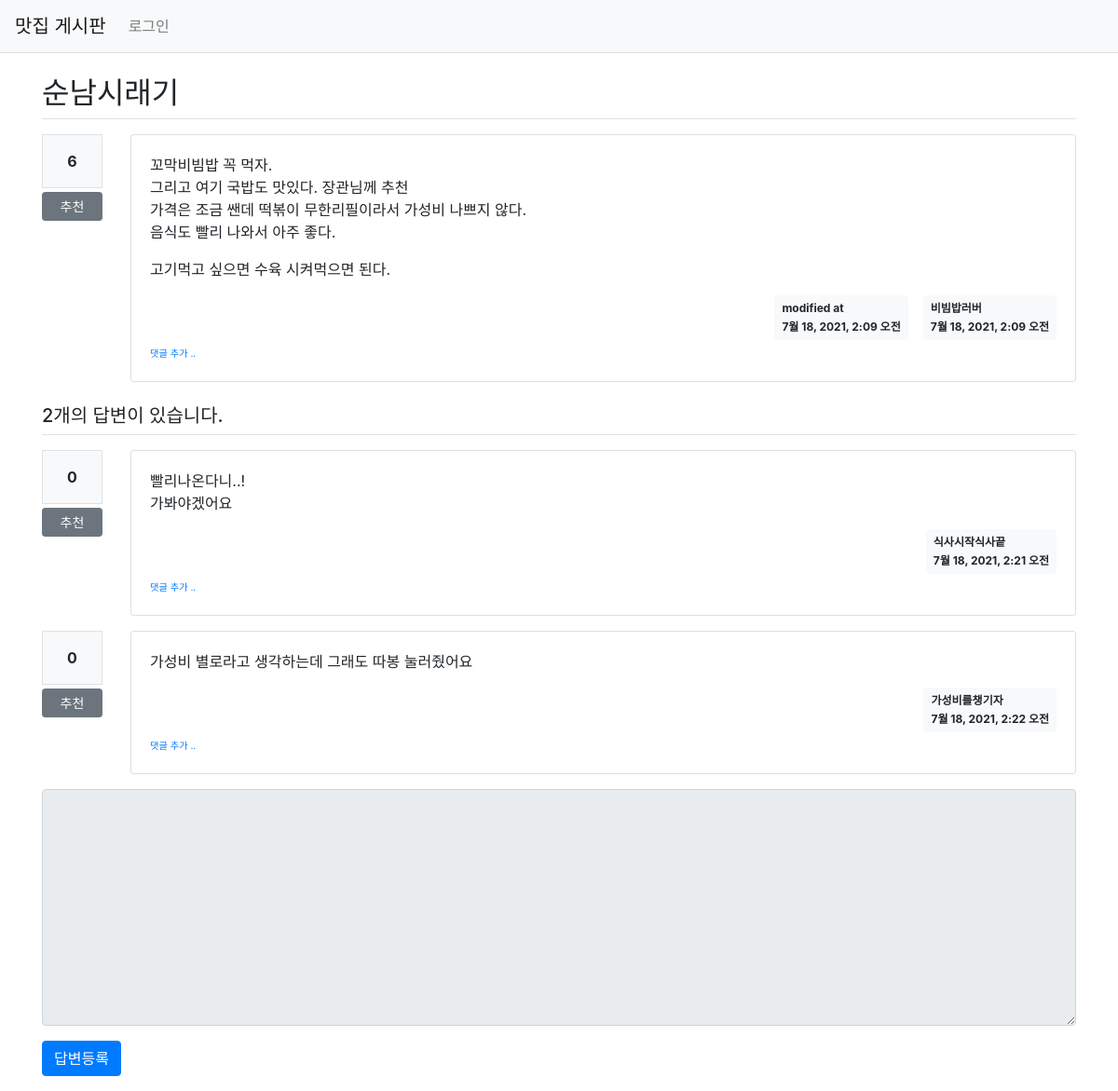
The page /pybo/22/ on the database its author committed.
### pybo/models.py (models this page shows, shortened)
class Question(models.Model):
    author = models.ForeignKey(User, on_delete=models.CASCADE, related_name='author_question')
    subject = models.CharField(max_length=200)
    content = models.TextField()
    create_date = models.DateTimeField()
    modify_date = models.DateTimeField(null=True, blank=True)
    voter = models.ManyToManyField(User, related_name='voter_question')

class Answer(models.Model):
    author = models.ForeignKey(User, on_delete=models.CASCADE, related_name='author_answer')
    question = models.ForeignKey(Question, on_delete=models.CASCADE)
    content = models.TextField()
    create_date = models.DateTimeField()
    modify_date = models.DateTimeField(null=True, blank=True)
    voter = models.ManyToManyField(User, related_name='voter_answer')

### pybo/views/base_views.py (the view)
# urls.py: path('<int:question_id>/', base_views.detail, name='detail'),
def detail(request, question_id):
    question = get_object_or_404(Question, pk=question_id)
    context = {'question': question}
    return render(request, 'pybo/question_detail.html', context)

### pybo/templatetags/pybo_filter.py (called while the page is built)
@register.filter()
def mark(value):
    extensions = ["nl2br", "fenced_code"]
    return mark_safe(markdown.markdown(value, extensions=extensions))

### templates/pybo/question_detail.html (shortened to what this page needs)
{% extends 'base.html' %}
{% load pybo_filter %}
{% block content %}
<div class="container my-3">
    <h2 class="border-bottom py-2">{{ question.subject }}</h2>
    <div class="row my-3">
        <div class="col-1">
            <div class="bg-light text-center p-3 border font-weight-bolder mb-1">{{question.voter.count}}</div>
            <a href="#" data-uri="{% url 'pybo:vote_question' question.id  %}"
               class="recommend btn btn-sm btn-secondary btn-block my-1">추천</a>
        </div>
        <div class="col-11">
            <div class="card">
                <div class="card-body">
                    <div class="card-text">{{ question.content|mark }}</div>
                    <div class="d-flex justify-content-end">
                        {% if question.modify_date %}
                        <div class="badge badge-light p-2 text-left mx-3">
                            <div class="mb-2">modified at</div>
                            <div>{{ question.modify_date }}</div>
                        </div>
                        {% endif %}
                        <div class="badge badge-light p-2 text-left">
                            <div class="mb-2">{{ question.author.username }}</div>
                            <div>{{ question.create_date }}</div>
                        </div>
                    </div>
                    <div>
                        <a href="{% url 'pybo:comment_create_question' question.id  %}"
                           class="small"><small>댓글 추가 ..</small></a>
                    </div>
                </div>
            </div>
        </div>
    </div>
    <h5 class="border-bottom my-3 py-2">{{question.answer_set.count}}개의 답변이 있습니다.</h5>
    {% for answer in question.answer_set.all %}
    <div class="row my-3">
        <div class="col-1">
            <div class="bg-light text-center p-3 border font-weight-bolder mb-1">{{answer.voter.count}}</div>
            <a href="#" data-uri="{% url 'pybo:vote_answer' answer.id  %}"
                class="recommend btn btn-sm btn-secondary btn-block my-1">추천</a>
        </div>
        <div class="col-11">
            <div class="card">
                <div class="card-body">
                    <div class="card-text">{{ answer.content|mark }}</div>
                    <div class="d-flex justify-content-end">
                        <div class="badge badge-light p-2 text-left">
                            <div class="mb-2">{{ answer.author.username }}</div>
                            <div>{{ answer.create_date }}</div>
                        </div>
                    </div>
                    <div>
                        <a href="{% url 'pybo:comment_create_answer' answer.id  %}"
                           class="small"><small>댓글 추가 ..</small></a>
                    </div>
                </div>
            </div>
        </div>
    </div>
    {% endfor %}
    <form action="{% url 'pybo:answer_create' question.id %}" method="post" class="my-3">
        <div class="form-group">
            <textarea {% if not user.is_authenticated %}disabled{% endif %}
              name="content" id="content" class="form-control" rows="10"></textarea>
        </div>
        <input type="submit" value="답변등록" class="btn btn-primary">
    </form>
</div>
{% endblock %}

### rows shown on the page
Question: subject "순남시래기", voter.count "6", content|mark "꼬막비빔밥 꼭 먹자. 그리고 여기 국밥도 맛있다. 장관님께 추천 가격은 조금 쌘데 떡볶이 무한리필이라서 가성비 나쁘지 않다. 음식도 빨리 나와서 아주 좋다. 고기먹고 싶으면 수육 시켜먹으면 된다.", modify_date "7월 18, 2021, 2:09 오전", author.username "비빔밥러버", create_date "7월 18, 2021, 2:09 오전", answer_set.count "2"
Answer: voter.count "0", content|mark "빨리나온다니..! 가봐야겠어요", author.username "식사시작식사끝", create_date "7월 18, 2021, 2:21 오전"
Answer: voter.count "0", content|mark "가성비 별로라고 생각하는데 그래도 따봉 눌러줬어요", author.username "가성비를챙기자", create_date "7월 18, 2021, 2:22 오전"
